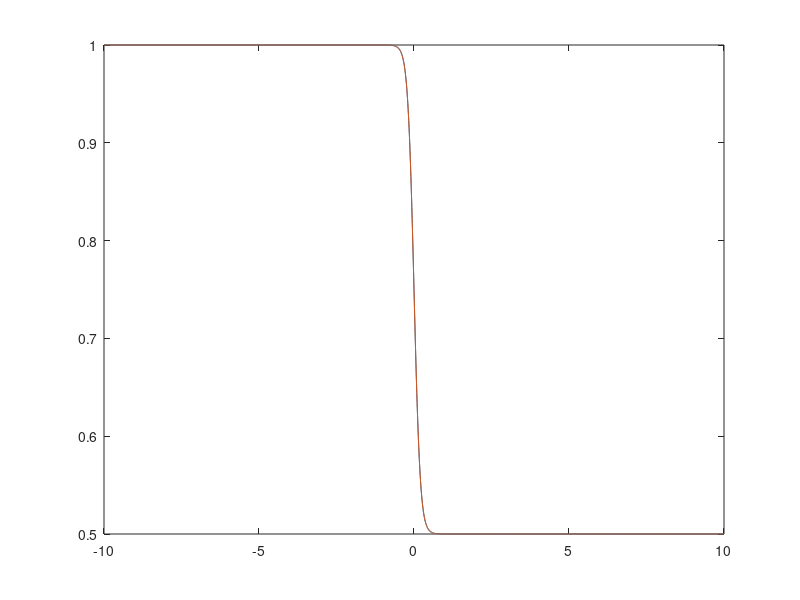

Reproduce this figure in MATLAB.
%% Figure out how to make a tanh that goes from ql to qr over a width w
ql = 1;
qr = 1/2;
w = 5;

a = (qr-ql)/2;
b = w;
c = 0;
d = a + ql;

x = -10:0.01:10;
y = (qr-ql)/2*tanh(w*(x-0)) + (qr+ql)/2;
y1 =             a*tanh(w*(x-c)) + d;

figure(1); 
    plot(x,y,x,y1);
